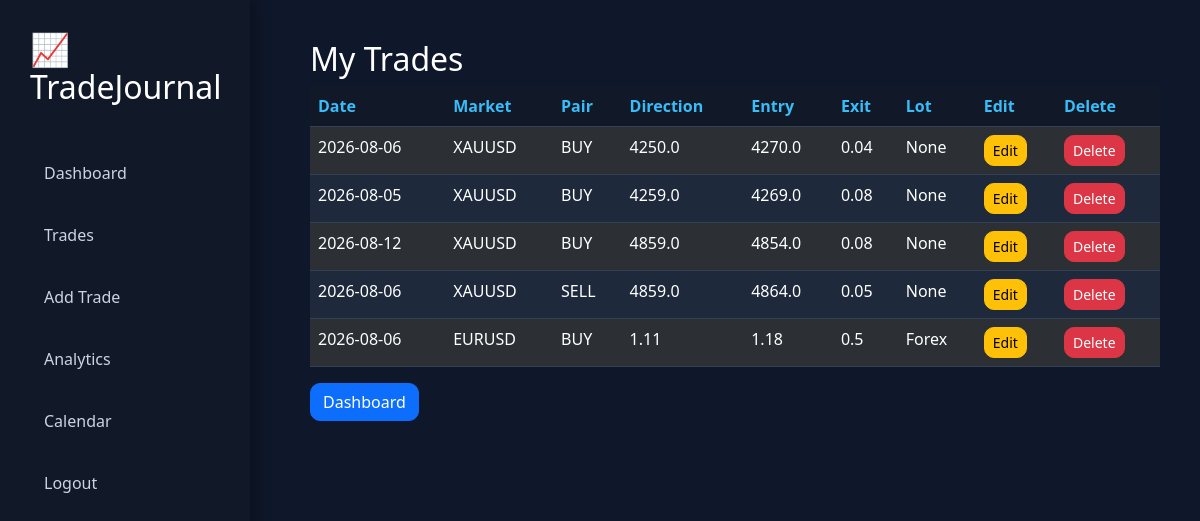
Page /trades (signed in) on the earlier database version.
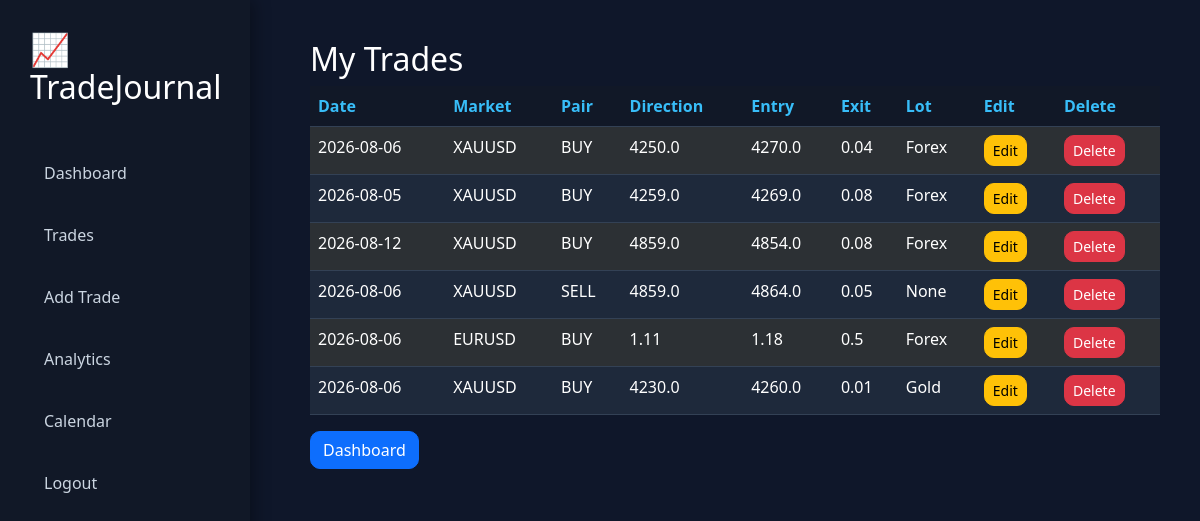
Same page on the later database version.
### models/trade.py (models this page shows)
class Trade(db.Model):
    __tablename__ = "trades"
    id = db.Column(db.Integer, primary_key=True)
    date = db.Column(db.String(20), nullable=False)
    symbol = db.Column(db.String(20), nullable=False)
    direction = db.Column(db.String(10), nullable=False)
    entry = db.Column(db.Float, nullable=False)
    exit = db.Column(db.Float, nullable=False)
    lot = db.Column(db.Float, nullable=False)
    market = db.Column(db.String(20), default="Forex")
    profit_loss = db.Column(db.Float, default=0)
    commission = db.Column(db.Float, default=0)
    risk = db.Column(db.Float, default=0)
    strategy = db.Column(db.String(50), default="")
    session = db.Column(db.String(30), default="")
    emotion = db.Column(db.String(50), default="")
    mistake = db.Column(db.String(100), default="")
    notes = db.Column(db.Text)
    user_id = db.Column(db.Integer, db.ForeignKey("users.id"))

### routes/trades.py (the view)
@trades_bp.route("/trades")
@login_required
def trade_list():
    trades = Trade.query.filter_by(user_id=current_user.id).all()
    return render_template(
        "trades.html",
        trades=trades
    )

### app.py (called while the page is built)
@login_manager.user_loader
def load_user(user_id):
    return User.query.get(int(user_id))

### templates/trades.html
{% extends "base.html" %}
{% block content %}
<h2>My Trades</h2>
<table class="table table-dark table-striped">
<thead>
<tr>
<th>Date</th>
<th>Market</th>
<th>Pair</th>
<th>Direction</th>
<th>Entry</th>
<th>Exit</th>
<th>Lot</th>
<th>Edit</th>
<th>Delete</th>
</tr>
</thead>
<tbody>
{% for trade in trades %}
<tr>
<td>{{trade.date}}</td>
<td>{{trade.symbol}}</td>
<td>{{trade.direction}}</td>
<td>{{trade.entry}}</td>
<td>{{trade.exit}}</td>
<td>{{trade.lot}}</td>
<td>{{ trade.market }}</td>
<td>
<a
href="/edit_trade/{{trade.id}}"
class="btn btn-warning btn-sm">
Edit
</a>
</td>
<td>
<a
href="/delete_trade/{{trade.id}}"
class="btn btn-danger btn-sm"
onclick="return confirm('Delete this trade?')">
Delete
</a>
</td>
</tr>
{% endfor %}
</tbody>
</table>
<a href="/dashboard" class="btn btn-primary">
Dashboard
</a>
{% endblock %}

### templates/base.html (shortened to what this page needs)
<!DOCTYPE html>
<html lang="en">
<head>
    <link
        href="https://cdn.jsdelivr.net/npm/bootstrap@5.3.3/dist/css/bootstrap.min.css"
        rel="stylesheet">
    <link
        rel="stylesheet"
        href="{{ url_for('static', filename='css/style.css') }}">
</head>
<body>
<div class="sidebar">
    <h2 class="logo">
        📈 TradeJournal
    </h2>
    <a href="/dashboard">
        Dashboard
    </a>
    <a href="/trades">
        Trades
    </a>
    <a href="/add_trade">
        Add Trade
    </a>
    <a href="#">
        Analytics
    </a>
    <a href="#">
        Calendar
    </a>
    <a href="/logout">
        Logout
    </a>
</div>
<div class="main-content">
{% block content %}
{% endblock %}
</div>
</body>
</html>

### static/css/style.css (style rules this page uses)
* { margin:0; padding:0; box-sizing:border-box; }
body { background:#0f172a; color:white; font-family:Segoe UI,Tahoma,Geneva,Verdana,sans-serif; }
.sidebar { position:fixed; left:0; top:0; width:250px; height:100vh; background:#111827; padding:30px; box-shadow:5px 0 15px rgba(0,0,0,.3); }
.logo { color:white; margin-bottom:40px; }
.sidebar a { display:block; color:#CBD5E1; text-decoration:none; padding:14px; margin-bottom:10px; border-radius:10px; transition:.3s; }
.main-content { margin-left:270px; padding:40px; }
.btn { border-radius:10px; }
.table { color:white; }
.table th { color:#38BDF8; }
.table td { color:white; }
.table { background:#1E293B; color:white; }
.table thead th { background:#111827; color:#38BDF8; border-color:#334155; }
.table td { background:#1E293B; color:white; border-color:#334155; }

Differences in the rows shown:
changed Trade (number 1 of 6 on the later page): market "None" → "Forex"
changed Trade (number 2 of 6 on the later page): market "None" → "Forex"
changed Trade (number 3 of 6 on the later page): market "None" → "Forex"
added Trade: date "2026-08-06", symbol "XAUUSD", direction "BUY", entry "4230.0", exit "4260.0", lot "0.01", market "Gold"
